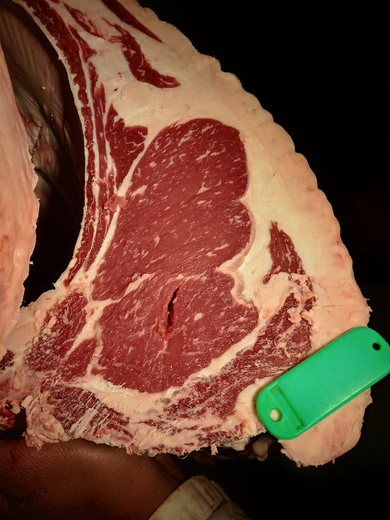
#> input picture Aula Realce de bordas/15_t3.jpg, 390 x 520 px
$ python laplaciano.py   (older library calls are emulated)
#> lines starting #> are read from the running program, lines starting #| are printed output that depends on the picture
import cv2

url = '15_t3.jpg'

imagem = cv2.imread(url)
#> imagem is the input picture: shape (520, 390, 3); mean B, G, R 52.1, 70.6, 109.7
imagemColorida = imagem

#imagemColorida = cv2.resize(imagem, (0,0), fx=0.2, fy=0.2)
imagemCinza = cv2.cvtColor(imagemColorida, cv2.COLOR_BGR2GRAY)
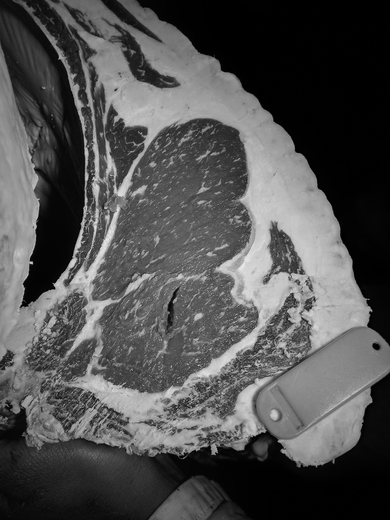
#> imagemCinza: shape (520, 390); min 0, max 235, mean 80.2

imagemLaplacian = cv2.Laplacian(imagemCinza, cv2.CV_8U)
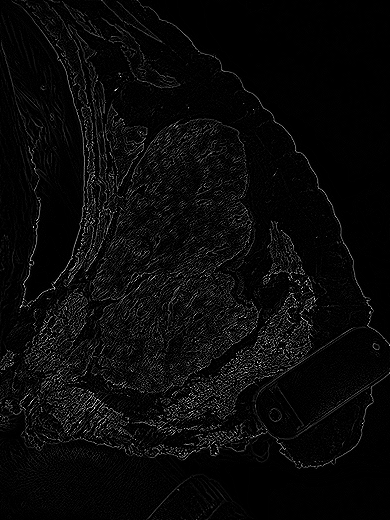
#> imagemLaplacian: shape (520, 390); min 0, max 255, mean 9.5
# imagem
imagemSub = cv2.subtract(imagemLaplacian,imagemCinza)
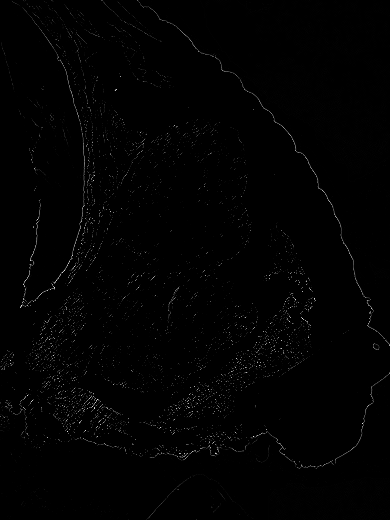
#> imagemSub: shape (520, 390); min 0, max 237, mean 1.9
imagemSub2 = cv2.subtract(imagemCinza,imagemLaplacian)
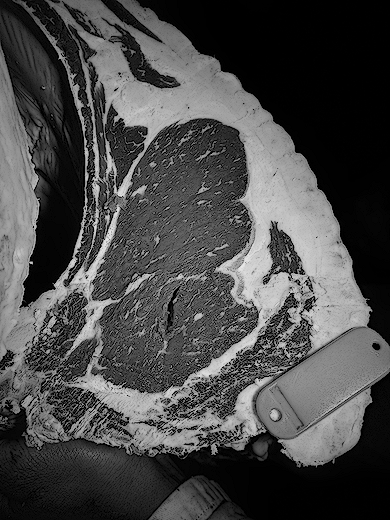
#> imagemSub2: shape (520, 390); min 0, max 235, mean 72.6


cv2.imshow('TelaColorida', imagemColorida)
#cv2.imshow('TelaCinza', imagemCinza)
cv2.imshow('TelaRealceBordas', imagemLaplacian)
cv2.imshow('TelaSub', imagemSub)
cv2.imshow('TelaSub2', imagemSub2)


cv2.waitKey(0)

$ run again, with Aula Realce de bordas/lua.jpg copied over Aula Realce de bordas/15_t3.jpg
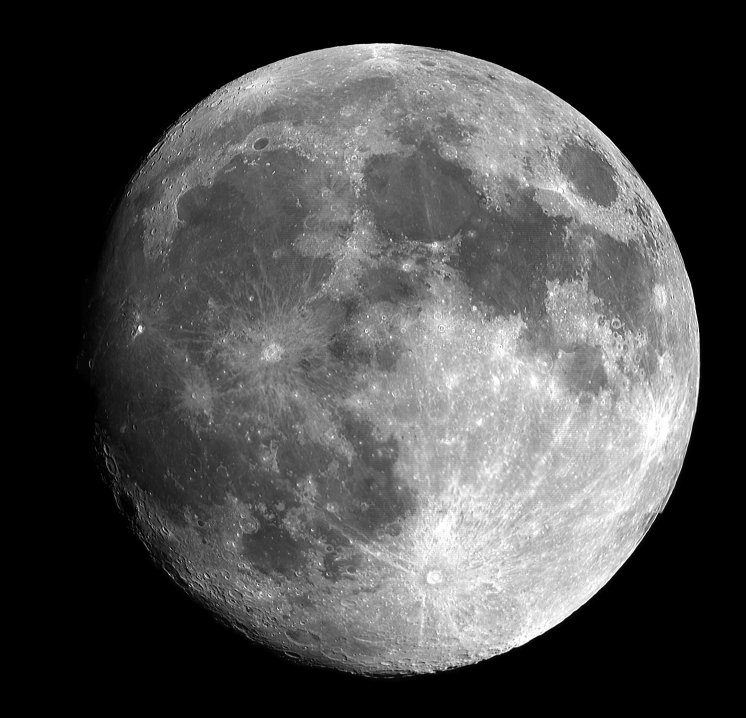
#> input picture Aula Realce de bordas/lua.jpg, 2237 x 2153 px (shown at 1/3 size)
#> imagem is the input picture: shape (2153, 2237, 3); min 0, max 255, mean 75.9
#> `imagemLaplacian = cv2.Laplacian(imagemCinza, cv2.CV_8U)`:
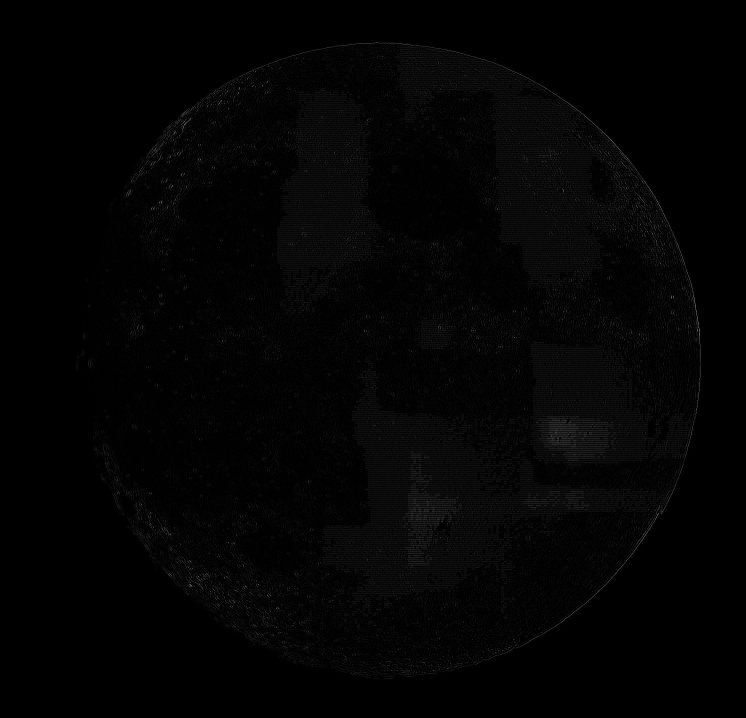
#> imagemLaplacian: shape (2153, 2237) (shown at 1/3 size); min 0, max 255, mean 3.4
